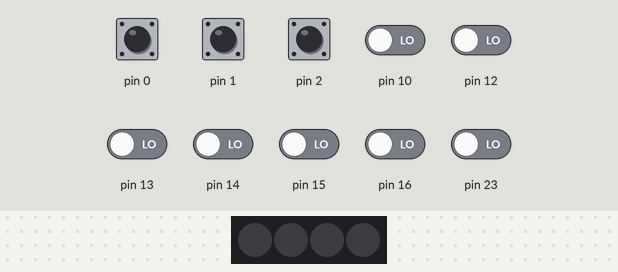
Simulated run of this sketch. Board: Arduino Uno, built with avr-gcc and run on an emulated ATmega328P. On the bench: 4 RGB LEDs in strip order, left to right. Inputs (shaded band) come from the test bench; at power-on: pin 0–2 HIGH, pin 10, pin 12–16, pin 23 LOW. Dim RGB values are drawn brighter than linear.

Above: at 1.2 s.
1.3 s: pin 1 pulled LOW for 0.15 s
At 2.2 s:
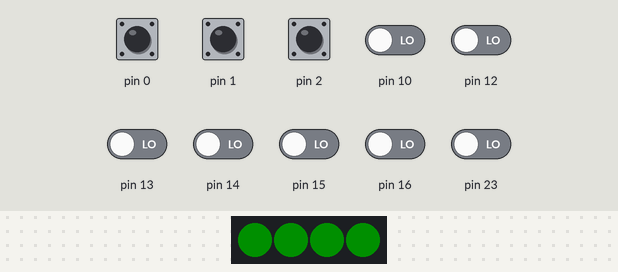
2.9 s: pin 0 pulled LOW for 1 s
At 4.2 s:
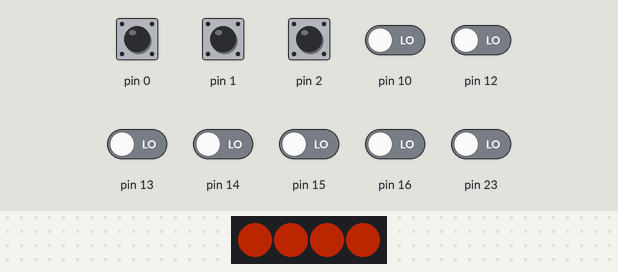
5.9 s: pin 2 pulled LOW for 3.2 s
At 10.2 s:
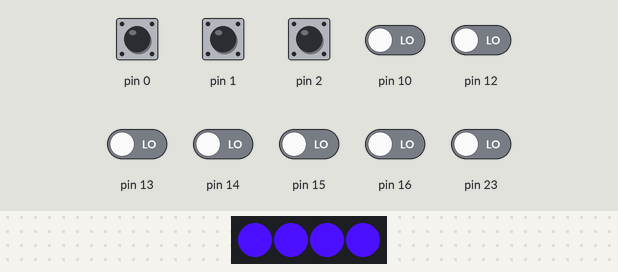
10.6 s: pin 0 pulled LOW for 0.15 s
At 11.4 s:
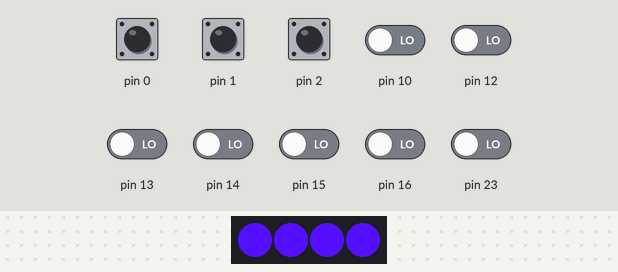
12.2 s: pin 1 pulled LOW for 1 s
At 13.6 s:
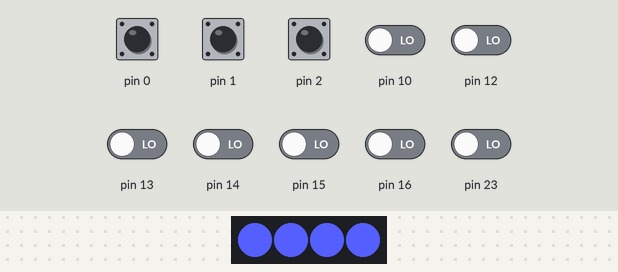
15.2 s: pin 2 pulled LOW for 1 s
Timing chart, 0 to 18.2 s (numbered marks = the images above; inputs shaded):
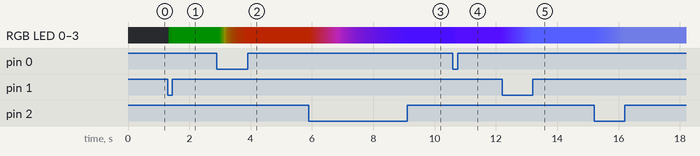

The sketch:

nightlight.ino
```cpp
#include <CapacitiveSensor.h>
#include <FastLED.h>
#include <EEPROMex.h>

#define DEBUG       false

#define LIGHT_PIN   6
#define NUM_LEDS    4
CRGB leds[NUM_LEDS];

#define NUM_SENSORS 3
CapacitiveSensor sensors[] = {
  CapacitiveSensor(5, 0),
  CapacitiveSensor(5, 1),
  CapacitiveSensor(5, 2),
  };

int colours[] = {0, 0, 0};
bool dir[] = {false, false, false};
bool writeToRom = false;

void setup()
{
  if (DEBUG) {
    Serial.begin(9600);
  }

  FastLED.addLeds<WS2812, LIGHT_PIN, GRB>(leds, NUM_LEDS);

  loadEEPROM();
}

void loop()
{
  writeToRom = false;

  // Read each sensor.  If sensor is over 100, increase channel and write pin.
  for(int i = 0; i < NUM_LEDS; i++) {
    long total = sensors[i].capacitiveSensor(30);

    if (total > 100) {
      if (! dir[i]) { // Increasing dir
        writeToRom = true;
        colours[i] += 5;
        if (colours[i] == 255) {
          dir[i] = true;
        }
      } else { // Decreasing dir
        writeToRom = true;
        colours[i] -= 5;
        if (colours[i] == 0) {
          dir[i] = false;
        }
      }
    }
  }

  /* Write colour to string to leds */
  for (int i = 0; i < NUM_LEDS; i++) {
    leds[i] = CRGB(colours[0], colours[1], colours[2]); // Create colour from RGB
  }
  FastLED.show();

  /* Only write to rom if a change occurs */
  if (writeToRom) {
    updateEEPROM();
  }

  if (DEBUG) {
    char tbs[32];
    sprintf(tbs, "%d\t%d\t%d\t%d",colours[0],colours[1],colours[2],colours[3]);
    Serial.println(tbs);
  }
  delay(50);
}

/* Load data from EEPROM */
void loadEEPROM()
{
  byte temp_dir;
  int address = 0;
  for (int i = 0; i < NUM_SENSORS; i++) {
    colours[i] = EEPROM.readInt(i);            // Read colour
    dir[i] = EEPROM.readBit(NUM_SENSORS, i);   // Read direction
  }
}

/* Write data to EEPROM */
void updateEEPROM()
{
  for (int i = 0; i < NUM_SENSORS; i++) {
    EEPROM.updateInt(i, colours[i]);            // Write colour
    EEPROM.updateBit(NUM_SENSORS, i, dir[i]);   // Write direction
  }
}
```

Measured:
- after the input at 1.3 s, RGB LED 0–3: off → RGB(0, 5, 0) at once, → RGB(0, 10, 0) 0.06 s later, → RGB(0, 15, 0) 0.06 s later
- after the input at 10.6 s, RGB LED 0–3: RGB(75, 15, 255) → RGB(80, 15, 255) at once, → RGB(85, 15, 255) 0.06 s later
